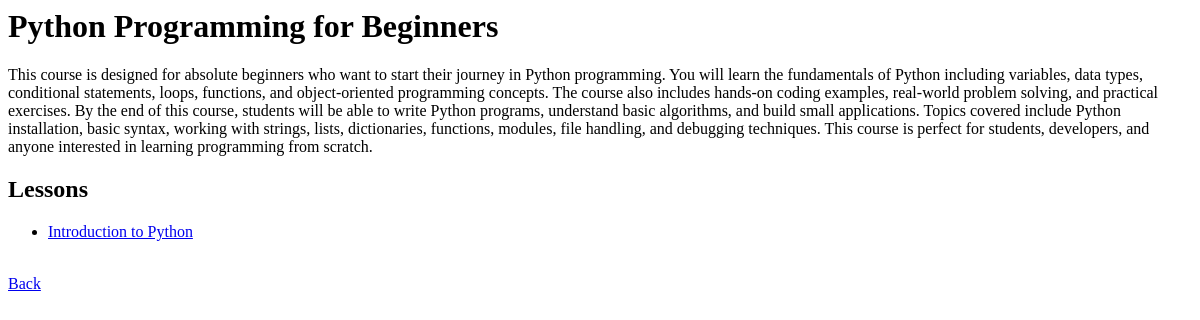
Before: /course/1/ (signed in) with the older database file.
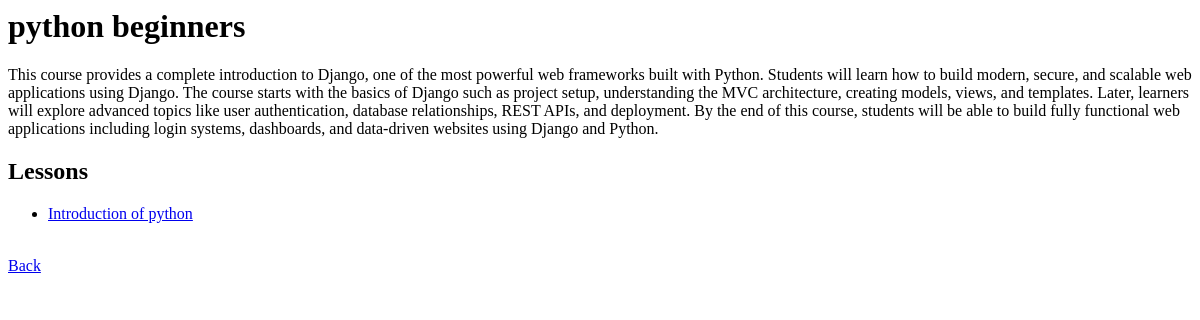
After: the same page with the newer database file.
### lms_admin/models.py (models this page shows, shortened)
class Course(models.Model):
    title = models.CharField(max_length=200)
    description = models.TextField()
    image = models.ImageField(upload_to='course_images/')
    is_premium = models.BooleanField(default=False)

class Lesson(models.Model):
    course = models.ForeignKey(Course, on_delete=models.CASCADE)
    title = models.CharField(max_length=200)
    content = models.TextField()
    video = models.FileField(upload_to='lesson_videos/')

### lms_admin/views.py (the view, shortened to what this page needs)
# urls.py: path('course/<int:id>/', views.course_detail, name='course_detail'),
def course_detail(request, id):
    course = get_object_or_404(Course, id=id)
    lessons = Lesson.objects.filter(course=course)
    return render(request, "course_detail.html", {
        "course": course,
        "lessons": lessons
    })

### lms_admin/templates/course_detail.html (shortened to what this page needs)
<h1>{{ course.title }}</h1>
<p>{{ course.description }}</p>
<h2>Lessons</h2>
<ul>
{% for lesson in lessons %}
<li>
<a href="/lesson/{{ lesson.id }}/">
{{ lesson.title }}
</a>
</li>
{% endfor %}
</ul>
<a href="/courses/">Back</a>

Changed rows visible on the page:
changed Course: title "Python Programming for Beginners" → "python beginners"; description "This course is designed for absolute beginners who want to start their journey in Python programming. You will learn the fundamentals of Python including variables, data types, conditional statements, loops, functions, and object-oriented programming concepts. The course also includes hands-on coding examples, real-world problem solving, and practical exercises. By the end of this course, students will be able to write Python programs, understand basic algorithms, and build small applications. Topics covered include Python installation, basic syntax, working with strings, lists, dictionaries, functions, modules, file handling, and debugging techniques. This course is perfect for students,…" → "This course provides a complete introduction to Django, one of the most powerful web frameworks built with Python. Students will learn how to build modern, secure, and scalable web applications using Django. The course starts with the basics of Django such as project setup, understanding the MVC architecture, creating models, views, and templates. Later, learners will explore advanced topics like user authentication, database relationships, REST APIs, and deployment. By the end of this course, students will be able to build fully functional web applications including login systems, dashboards, and data-driven websites using Django and Python."
changed Lesson: title "Introduction to Python" → "Introduction of python"
